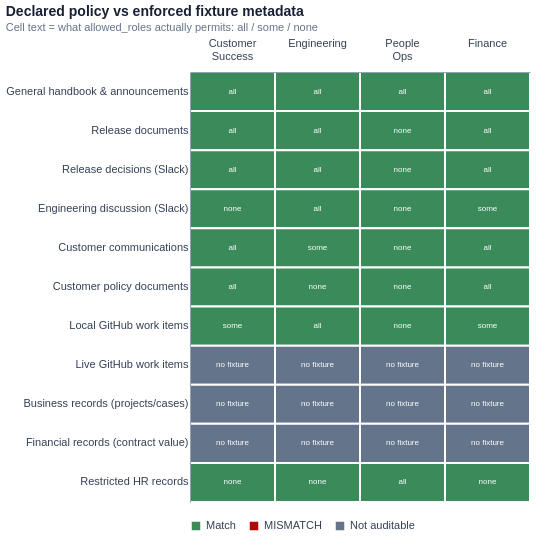

Notebook code cell kept with this figure:
### Code cell
# --- Figure: does the declared policy match the fixtures? ----------------
# WHAT: for each (class, role), compare the declared policy against the
#       allowed_roles metadata actually carried by that class's records.
# WHY:  this is the audit that makes the matrix trustworthy. A policy document
#       that disagrees with enforced metadata is worse than no document, because
#       it creates false confidence. Re-runnable, so we can confirm after Phase 5
#       that indexing did not change what is reachable.
ROLE_KEYS = ["customer_success", "engineering", "people_operations", "finance"]

def fixture_state(class_name: str, role_key: str) -> str:
    """Summarise what the fixture metadata actually permits for this class+role."""
    members = [by_id[s] for s in CLASS_MEMBERS[class_name]]
    if not members:
        return "no fixture"
    permitted = sum(1 for d in members if role_key in d.allowed_roles)
    if permitted == 0:
        return "none"
    return "all" if permitted == len(members) else "some"

# A declared policy agrees with the fixtures only under these pairings.
AGREES = {("Allow", "all"), ("Conditional", "some"), ("Deny", "none")}

audit = pd.DataFrame([
    {
        "record_class": cls,
        "role": ROLE_COLS[i],
        "declared": POLICY[cls][i],
        "fixture": fixture_state(cls, ROLE_KEYS[i]),
    }
    for cls in POLICY for i in range(4)
])
def verdict(row):
    if row.fixture == "no fixture":
        return "Not auditable"
    return "Match" if (row.declared, row.fixture) in AGREES else "MISMATCH"
audit["verdict"] = audit.apply(verdict, axis=1)

VERDICT_COLORS = {"Match": COLORS["allow"], "MISMATCH": COLORS["deny"], "Not auditable": COLORS["neutral"]}
abase = alt.Chart(audit).encode(
    x=alt.X("role:N", title=None, sort=ROLE_COLS,
            axis=alt.Axis(orient="top", labelAngle=0, labelFontSize=11,
                          labelExpr="split(datum.label, ' ')", labelPadding=24,
                          grid=False, ticks=False)),
    y=alt.Y("record_class:N", title=None, sort=class_order,
            axis=alt.Axis(grid=False, ticks=False, labelLimit=250)),
)
audit_chart = (
    abase.mark_rect(stroke="white", strokeWidth=2).encode(
        color=alt.Color("verdict:N",
                        scale=alt.Scale(domain=list(VERDICT_COLORS), range=list(VERDICT_COLORS.values())),
                        legend=alt.Legend(title=None, orient="bottom")),
        tooltip=["record_class", "role", "declared", "fixture", "verdict"])
    + abase.mark_text(fontSize=8, color="white").encode(text=alt.Text("fixture:N"))
).properties(
    width=340, height=430,
    title=alt.TitleParams("Declared policy vs enforced fixture metadata",
                          subtitle="Cell text = what allowed_roles actually permits: all / some / none"),
)
save_chart(audit_chart, "2_1_policy_vs_fixture",
           caption="Mechanical audit of the declared policy against the allowed_roles metadata "
                   "carried by each record. Every auditable cell matches, so the matrix describes "
                   "the boundary that is actually enforced rather than an aspiration.")

counts = audit.verdict.value_counts()
print(counts.to_string())
mismatches = audit[audit.verdict == "MISMATCH"]
print("\nMISMATCHES:", "none" if mismatches.empty else "")
if not mismatches.empty:
    display(mismatches)
display(audit[audit.verdict == "Not auditable"][["record_class", "role"]]
        .drop_duplicates("record_class")[["record_class"]]
        .assign(reason=["no local fixture / SQLite-backed, not a CompanyDocument"] * 3))
audit_chart

### Figure 1 — Vega-Lite specification as saved in the notebook (floating-point values rounded to 4 significant figures)
{"config": {"view": {"stroke": "transparent", "continuousWidth": 520, "continuousHeight": 280}, "axis": {"labelFontSize": 11, "titleFontSize": 12, "grid": true, "gridColor": "#E2E8F0", "domainColor": "#94A3B8", "tickColor": "#94A3B8", "labelColor": "#334155", "titleColor": "#172033"}, "legend": {"labelFontSize": 11, "titleFontSize": 12, "labelColor": "#334155"}, "title": {"fontSize": 14, "anchor": "start", "color": "#172033", "subtitleFontSize": 11, "subtitleColor": "#64748B"}, "range": {"category": ["#4677A8", "#3B8A5A", "#C86445", "#B77A1F", "#7A5AA8", "#5FA8A0"]}}, "layer": [{"mark": {"type": "rect", "stroke": "white", "strokeWidth": 2}, "encoding": {"color": {"field": "verdict", "legend": {"orient": "bottom", "title": null}, "scale": {"domain": ["Match", "MISMATCH", "Not auditable"], "range": ["#3B8A5A", "#B60205", "#64748B"]}, "type": "nominal"}, "tooltip": [{"field": "record_class", "type": "nominal"}, {"field": "role", "type": "nominal"}, {"field": "declared", "type": "nominal"}, {"field": "fixture", "type": "nominal"}, {"field": "verdict", "type": "nominal"}], "x": {"axis": {"grid": false, "labelAngle": 0, "labelExpr": "split(datum.label, ' ')", "labelFontSize": 11, "labelPadding": 24, "orient": "top", "ticks": false}, "field": "role", "sort": ["Customer Success", "Engineering", "People Ops", "Finance"], "title": null, "type": "nominal"}, "y": {"axis": {"grid": false, "labelLimit": 250, "ticks": false}, "field": "record_class", "sort": ["General handbook & announcements", "Release documents", "Release decisions (Slack)", "Engineering discussion (Slack)", "Customer communications", "Customer policy documents", "Local GitHub work items", "Live GitHub work items", "Business records (projects/cases)", "Financial records (contract value)", "Restricted HR records"], "title": null, "type": "nominal"}}}, {"mark": {"type": "text", "color": "white", "fontSize": 8}, "encoding": {"text": {"field": "fixture", "type": "nominal"}, "x": {"axis": {"grid": false, "labelAngle": 0, "labelExpr": "split(datum.label, ' ')", "labelFontSize": 11, "labelPadding": 24, "orient": "top", "ticks": false}, "field": "role", "sort": ["Customer Success", "Engineering", "People Ops", "Finance"], "title": null, "type": "nominal"}, "y": {"axis": {"grid": false, "labelLimit": 250, "ticks": false}, "field": "record_class", "sort": ["General handbook & announcements", "Release documents", "Release decisions (Slack)", "Engineering discussion (Slack)", "Customer communications", "Customer policy documents", "Local GitHub work items", "Live GitHub work items", "Business records (projects/cases)", "Financial records (contract value)", "Restricted HR records"], "title": null, "type": "nominal"}}}], "data": {"name": "data-83af27aa220d079ea7c9b336f39a9ef6"}, "height": 430, "title": {"text": "Declared policy vs enforced fixture metadata", "subtitle": "Cell text = what allowed_roles actually permits: all / some / none"}, "width": 340, "$schema": "https://vega.github.io/schema/vega-lite/v6.4.1.json", "datasets": {"data-83af27aa220d079ea7c9b336f39a9ef6": [{"record_class": "General handbook & announcements", "role": "Customer Success", "declared": "Allow", "fixture": "all", "verdict": "Match"}, {"record_class": "General handbook & announcements", "role": "Engineering", "declared": "Allow", "fixture": "all", "verdict": "Match"}, {"record_class": "General handbook & announcements", "role": "People Ops", "declared": "Allow", "fixture": "all", "verdict": "Match"}, {"record_class": "General handbook & announcements", "role": "Finance", "declared": "Allow", "fixture": "all", "verdict": "Match"}, {"record_class": "Release documents", "role": "Customer Success", "declared": "Allow", "fixture": "all", "verdict": "Match"}, {"record_class": "Release documents", "role": "Engineering", "declared": "Allow", "fixture": "all", "verdict": "Match"}, {"record_class": "Release documents", "role": "People Ops", "declared": "Deny", "fixture": "none", "verdict": "Match"}, {"record_class": "Release documents", "role": "Finance", "declared": "Allow", "fixture": "all", "verdict": "Match"}, {"record_class": "Release decisions (Slack)", "role": "Customer Success", "declared": "Allow", "fixture": "all", "verdict": "Match"}, {"record_class": "Release decisions (Slack)", "role": "Engineering", "declared": "Allow", "fixture": "all", "verdict": "Match"}, {"record_class": "Release decisions (Slack)", "role": "People Ops", "declared": "Deny", "fixture": "none", "verdict": "Match"}, {"record_class": "Release decisions (Slack)", "role": "Finance", "declared": "Allow", "fixture": "all", "verdict": "Match"}, {"record_class": "Engineering discussion (Slack)", "role": "Customer Success", "declared": "Deny", "fixture": "none", "verdict": "Match"}, {"record_class": "Engineering discussion (Slack)", "role": "Engineering", "declared": "Allow", "fixture": "all", "verdict": "Match"}, {"record_class": "Engineering discussion (Slack)", "role": "People Ops", "declared": "Deny", "fixture": "none", "verdict": "Match"}, {"record_class": "Engineering discussion (Slack)", "role": "Finance", "declared": "Conditional", "fixture": "some", "verdict": "Match"}, {"record_class": "Customer communications", "role": "Customer Success", "declared": "Allow", "fixture": "all", "verdict": "Match"}, {"record_class": "Customer communications", "role": "Engineering", "declared": "Conditional", "fixture": "some", "verdict": "Match"}, {"record_class": "Customer communications", "role": "People Ops", "declared": "Deny", "fixture": "none", "verdict": "Match"}, {"record_class": "Customer communications", "role": "Finance", "declared": "Allow", "fixture": "all", "verdict": "Match"}, {"record_class": "Customer policy documents", "role": "Customer Success", "declared": "Allow", "fixture": "all", "verdict": "Match"}, {"record_class": "Customer policy documents", "role": "Engineering", "declared": "Deny", "fixture": "none", "verdict": "Match"}, {"record_class": "Customer policy documents", "role": "People Ops", "declared": "Deny", "fixture": "none", "verdict": "Match"}, {"record_class": "Customer policy documents", "role": "Finance", "declared": "Allow", "fixture": "all", "verdict": "Match"}, {"record_class": "Local GitHub work items", "role": "Customer Success", "declared": "Conditional", "fixture": "some", "verdict": "Match"}, {"record_class": "Local GitHub work items", "role": "Engineering", "declared": "Allow", "fixture": "all", "verdict": "Match"}, {"record_class": "Local GitHub work items", "role": "People Ops", "declared": "Deny", "fixture": "none", "verdict": "Match"}, {"record_class": "Local GitHub work items", "role": "Finance", "declared": "Conditional", "fixture": "some", "verdict": "Match"}, {"record_class": "Live GitHub work items", "role": "Customer Success", "declared": "Deny", "fixture": "no fixture", "verdict": "Not auditable"}, {"record_class": "Live GitHub work items", "role": "Engineering", "declared": "Allow", "fixture": "no fixture", "verdict": "Not auditable"}, {"record_class": "Live GitHub work items", "role": "People Ops", "declared": "Deny", "fixture": "no fixture", "verdict": "Not auditable"}, {"record_class": "Live GitHub work items", "role": "Finance", "declared": "Deny", "fixture": "no fixture", "verdict": "Not auditable"}, {"record_class": "Business records (projects/cases)", "role": "Customer Success", "declared": "Allow", "fixture": "no fixture", "verdict": "Not auditable"}, {"record_class": "Business records (projects/cases)", "role": "Engineering", "declared": "Allow", "fixture": "no fixture", "verdict": "Not auditable"}, {"record_class": "Business records (projects/cases)", "role": "People Ops", "declared": "Deny", "fixture": "no fixture", "verdict": "Not auditable"}, {"record_class": "Business records (projects/cases)", "role": "Finance", "declared": "Allow", "fixture": "no fixture", "verdict": "Not auditable"}, {"record_class": "Financial records (contract value)", "role": "Customer Success", "declared": "Deny", "fixture": "no fixture", "verdict": "Not auditable"}, {"record_class": "Financial records (contract value)", "role": "Engineering", "declared": "Deny", "fixture": "no fixture", "verdict": "Not auditable"}, {"record_class": "Financial records (contract value)", "role": "People Ops", "declared": "Deny", "fixture": "no fixture", "verdict": "Not auditable"}, {"record_class": "Financial records (contract value)", "role": "Finance", "declared": "Allow", "fixture": "no fixture", "verdict": "Not auditable"}, {"record_class": "Restricted HR records", "role": "Customer Success", "declared": "Deny", "fixture": "none", "verdict": "Match"}, {"record_class": "Restricted HR records", "role": "Engineering", "declared": "Deny", "fixture": "none", "verdict": "Match"}, {"record_class": "Restricted HR records", "role": "People Ops", "declared": "Allow", "fixture": "all", "verdict": "Match"}, {"record_class": "Restricted HR records", "role": "Finance", "declared": "Deny", "fixture": "none", "verdict": "Match"}]}}
